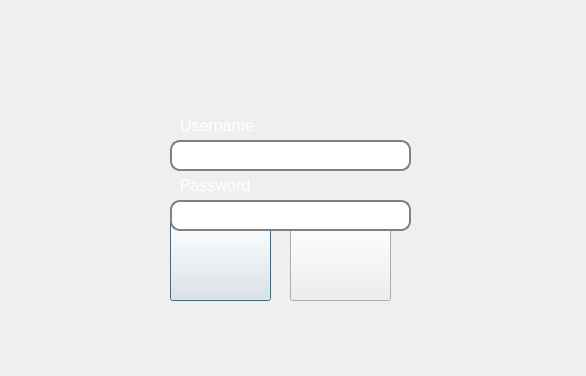
<?xml version="1.0" encoding="UTF-8"?>
<ui version="4.0">
 <class>Dialog</class>
 <widget class="QDialog" name="Dialog">
  <property name="geometry">
   <rect>
    <x>0</x>
    <y>0</y>
    <width>586</width>
    <height>376</height>
   </rect>
  </property>
  <property name="windowTitle">
   <string>山体地质灾害智能勘测系统</string>
  </property>
  <property name="styleSheet">
   <string notr="true">QDialog{border-image:url(D:/procedure/groundstation/checkin/denglu/beijing.png)}</string>
  </property>
  <widget class="QPushButton" name="pushButton">
   <property name="geometry">
    <rect>
     <x>170</x>
     <y>220</y>
     <width>101</width>
     <height>81</height>
    </rect>
   </property>
   <property name="font">
    <font>
     <family>Lucida Sans</family>
     <pointsize>14</pointsize>
     <weight>75</weight>
     <bold>true</bold>
    </font>
   </property>
   <property name="styleSheet">
    <string notr="true">QPushButton
{
border-image:url(D:/procedure/groundstation/checkin/denglu2/weichufadenglu.png);
color:white

}
QPushButton:hover { border-image:url(D:/procedure/groundstation/checkin/denglu2/chufadenglu.png) } </string>
   </property>
   <property name="text">
    <string/>
   </property>
  </widget>
  <widget class="QPushButton" name="pushButton_2">
   <property name="geometry">
    <rect>
     <x>290</x>
     <y>220</y>
     <width>101</width>
     <height>81</height>
    </rect>
   </property>
   <property name="font">
    <font>
     <family>Lucida Sans</family>
     <pointsize>14</pointsize>
     <weight>75</weight>
     <bold>true</bold>
    </font>
   </property>
   <property name="styleSheet">
    <string notr="true">QPushButton
{
border-image:url(D:/procedure/groundstation/checkin/denglu2/weichufazhuce.png);
color:white

}
QPushButton:hover { border-image:url(D:/procedure/groundstation/checkin/denglu2/chufazhuce.png) } </string>
   </property>
   <property name="text">
    <string/>
   </property>
  </widget>
  <widget class="QLineEdit" name="lineEdit">
   <property name="geometry">
    <rect>
     <x>170</x>
     <y>140</y>
     <width>241</width>
     <height>31</height>
    </rect>
   </property>
   <property name="font">
    <font>
     <family>SimSun-ExtB</family>
     <pointsize>14</pointsize>
    </font>
   </property>
   <property name="styleSheet">
    <string notr="true">QLineEdit {
    border: 2px solid gray;
    border-radius: 10px;
    padding: 0 8px;
    background: white;
    selection-background-color: darkgray;

}</string>
   </property>
   <property name="text">
    <string/>
   </property>
  </widget>
  <widget class="QLineEdit" name="lineEdit_2">
   <property name="geometry">
    <rect>
     <x>170</x>
     <y>200</y>
     <width>241</width>
     <height>31</height>
    </rect>
   </property>
   <property name="font">
    <font>
     <family>SimSun-ExtB</family>
     <pointsize>14</pointsize>
    </font>
   </property>
   <property name="styleSheet">
    <string notr="true">QLineEdit {
    border: 2px solid gray;
    border-radius: 10px;
    padding: 0 8px;
    background: white;
    selection-background-color: darkgray;

}</string>
   </property>
   <property name="inputMask">
    <string/>
   </property>
   <property name="text">
    <string/>
   </property>
   <property name="echoMode">
    <enum>QLineEdit::Password</enum>
   </property>
  </widget>
  <widget class="QLabel" name="label_2">
   <property name="geometry">
    <rect>
     <x>180</x>
     <y>100</y>
     <width>101</width>
     <height>51</height>
    </rect>
   </property>
   <property name="font">
    <font>
     <family>Microsoft YaHei UI</family>
     <pointsize>12</pointsize>
    </font>
   </property>
   <property name="styleSheet">
    <string notr="true">QLabel {
color:white;

}</string>
   </property>
   <property name="text">
    <string>Username</string>
   </property>
  </widget>
  <widget class="QLabel" name="label_3">
   <property name="geometry">
    <rect>
     <x>180</x>
     <y>160</y>
     <width>101</width>
     <height>51</height>
    </rect>
   </property>
   <property name="font">
    <font>
     <family>Microsoft YaHei UI</family>
     <pointsize>12</pointsize>
    </font>
   </property>
   <property name="styleSheet">
    <string notr="true">QLabel {
color:white;

}</string>
   </property>
   <property name="text">
    <string>Password</string>
   </property>
  </widget>
  <widget class="QLabel" name="label">
   <property name="geometry">
    <rect>
     <x>20</x>
     <y>130</y>
     <width>181</width>
     <height>111</height>
    </rect>
   </property>
   <property name="styleSheet">
    <string notr="true">border-image:url(D:/procedure/groundstation/checkin/denglu/logo1.png)</string>
   </property>
   <property name="text">
    <string/>
   </property>
  </widget>
 </widget>
 <resources/>
 <connections/>
</ui>
